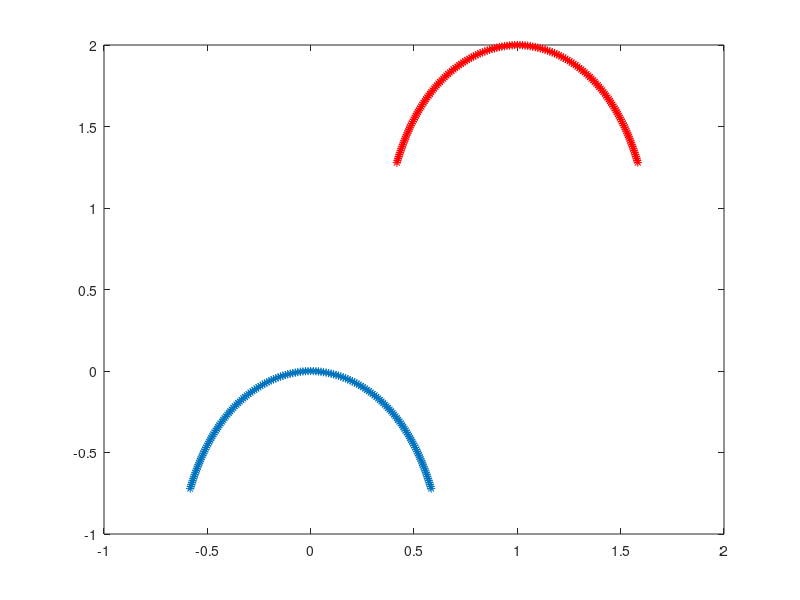

Write the MATLAB code that produced this figure.
%-------------------------------------------------------------------------------------------------------------------%
%
% IB2d is an Immersed Boundary Code (IB) for solving fully coupled non-linear 
% 	fluid-structure interaction models. This version of the code is based off of
%	Peskin's Immersed Boundary Method Paper in Acta Numerica, 2002.
%
% Author: Nicholas A. Battista
% Email:  nick.battista@unc.edu
% Date Created: May 27th, 2015
% Institution: UNC-CH
%
% This code is capable of creating Lagrangian Structures using:
% 	1. Springs
% 	2. Beams (*torsional springs)
% 	3. Target Points
%	4. Muscle-Model (combined Force-Length-Velocity model, "HIll+(Length-Tension)")
%
% One is able to update those Lagrangian Structure parameters, e.g., spring constants, resting %%	lengths, etc
% 
% There are a number of built in Examples, mostly used for teaching purposes. 
% 
% If you would like us to add a specific muscle model, please let Nick (nick.battista@unc.edu) know.
%
%--------------------------------------------------------------------------------------------------------------------%


%%%%%%%%%%%%%%%%%%%%%%%%%%%%%%%%%%%%%%%%%%%%%%%%%%%%%%%%%%%%%%%%%%%%%%%%%%%%%%%%
%
% FUNCTION: creates the JELLYFISH-EXAMPLE geometry and prints associated input files
%
%%%%%%%%%%%%%%%%%%%%%%%%%%%%%%%%%%%%%%%%%%%%%%%%%%%%%%%%%%%%%%%%%%%%%%%%%%%%%%%%

function Jellyfish_Geometry()

% FLUID GRID PARAMETERS %
L = 8;                              % Length of computational domain (m)
N = 256;                            % # of Cartesian grid meshwidths
dx = L/N;                           % Cartesian mesh width (m)

% Construct Geometry
[xLag,yLag,ds] = give_Me_Immsersed_Boundary_Geometry(N,L);
plot(xLag,yLag,'*'); hold on;

% Translate Geometry
xLag = xLag + L/8;
yLag = yLag + L/4;
plot(xLag,yLag,'r*'); hold on;
  
% NAMING CONVENTION FOR SIMULATION 
struct_name = 'jelly';      % structure name


%
% PRINT INPUT FILES (.vertex, .spring, .beam, etc) %
%

% print vertices
print_Lagrangian_Vertices(xLag,yLag,struct_name);

% print springs
k_Spring = 100*1.2750000000000000e+07;   % spring constant (Newton)
print_Lagrangian_Springs(xLag,k_Spring,ds,struct_name);

% print beams
k_Beam = 3.5*1.0363359375000002e+13;   % beam stiffness constant (Newton m^2) %5.1816796875000010e+12
print_Lagrangian_nonInv_Beams(xLag,yLag,k_Beam,struct_name);




%%%%%%%%%%%%%%%%%%%%%%%%%%%%%%%%%%%%%%%%%%%%%%%%%%%%%%%%%%%%%%%%%%%%%%%%
%
% FUNCTION: prints VERTEX points to a file called rubberband.vertex
%
%%%%%%%%%%%%%%%%%%%%%%%%%%%%%%%%%%%%%%%%%%%%%%%%%%%%%%%%%%%%%%%%%%%%%%%%

function print_Lagrangian_Vertices(xLag,yLag,struct_name)

    N = length(xLag);

    vertex_fid = fopen([struct_name '.vertex'], 'w');

    fprintf(vertex_fid, '%d\n', N );

    %Loops over all Lagrangian Pts.
    for s = 1:N
        X_v = xLag(s);
        Y_v = yLag(s);
        fprintf(vertex_fid, '%1.16e %1.16e\n', X_v, Y_v);
    end

    fclose(vertex_fid); 

    
%%%%%%%%%%%%%%%%%%%%%%%%%%%%%%%%%%%%%%%%%%%%%%%%%%%%%%%%%%%%%%%%%%%%%%%%
%
% FUNCTION: prints SPRING points to a file called rubberband.spring
%
%%%%%%%%%%%%%%%%%%%%%%%%%%%%%%%%%%%%%%%%%%%%%%%%%%%%%%%%%%%%%%%%%%%%%%%%

function print_Lagrangian_Springs(xLag,k_Spring,ds_Rest,struct_name)

    N = length(xLag);

    spring_fid = fopen([struct_name '.spring'], 'w');

    fprintf(spring_fid, '%d\n', N-1 );

    %spring_force = kappa_spring*ds/(ds^2);

    % SPRINGS BETWEEN VERTICES ON RHS
    for s = 1:ceil(N/2)
            if s <= floor(N/2)         
                fprintf(spring_fid, '%d %d %1.16e %1.16e\n', s, s+1, k_Spring, ds_Rest);  
            elseif s == ceil(N/2)
                fprintf(spring_fid, '%d %d %1.16e %1.16e\n', 1, ceil(N/2)+1, k_Spring, ds_Rest);  
            end
    end
    
    % SPRINGS BETWEEN VERTICES ON LHS
    for s=1:floor(N/2)-1
                s1 = ceil(N/2)+s;
                s2 = ceil(N/2)+s+1;
                fprintf(spring_fid, '%d %d %1.16e %1.16e\n', s1, s2, k_Spring, ds_Rest);  
    end
    fclose(spring_fid); 
    
 
%%%%%%%%%%%%%%%%%%%%%%%%%%%%%%%%%%%%%%%%%%%%%%%%%%%%%%%%%%%%%%%%%%%%%%%%%%%%%%%%%%%%%
%
% FUNCTION: prints BEAM (NON-INVARIANT) points to a file called rubberband.nonInv_beam
%
%%%%%%%%%%%%%%%%%%%%%%%%%%%%%%%%%%%%%%%%%%%%%%%%%%%%%%%%%%%%%%%%%%%%%%%%%%%%%%%%%%%%%

function print_Lagrangian_nonInv_Beams(xLag,yLag,k_Beam,struct_name)

    % k_Beam: beam stiffness
    % Cx/Cy:  beam curvatures in x/y respestively
    
    N = length(xLag); % NOTE: Total number of beams = Number of Total Lag Pts. - 2

    beam_fid = fopen([struct_name '.nonInv_beam'], 'w');

    fprintf(beam_fid, '%d\n', N-2 );

    % beam_force = kappa_beam*ds/(ds^4)
    
    %BEAMS BETWEEN VERTICES ON RHS
    for s = 1:ceil(N/2)+1
            if s <= floor(N/2)-1  
                Cx = xLag(s) - 2*xLag(s+1) + xLag(s+2);
                Cy = yLag(s) - 2*yLag(s+1) + yLag(s+2);
                fprintf(beam_fid, '%d %d %d %1.16e %1.16e %1.16e\n', s,s+1,s+2, k_Beam, Cx, Cy);  
            elseif s == ceil(N/2)
                Cx = xLag(ceil(N/2)+1) - 2*xLag(1) + xLag(2);
                Cy = yLag(ceil(N/2)+1) - 2*yLag(1) + yLag(2);
                fprintf(beam_fid, '%d %d %d %1.16e %1.16e %1.16e\n', ceil(N/2)+1,1,2, k_Beam, Cx,Cy);  
            elseif s == ceil(N/2)+1
                Cx = xLag(ceil(N/2)+2) - 2*xLag( ceil(N/2)+1 ) + xLag(1);
                Cy = yLag(ceil(N/2)+2) - 2*yLag( ceil(N/2)+1 ) + yLag(1);
                fprintf(beam_fid, '%d %d %d %1.16e %1.16e %1.16e\n', ceil(N/2)+2,ceil(N/2)+1,1, k_Beam, Cx,Cy);  
            end
    end
    
    % BEAMS BETWEEN VERTICES ON LHS
    for s=1:floor(N/2)-2
                s1 = ceil(N/2)+s;
                s2 = ceil(N/2)+s+1;
                s3 = ceil(N/2)+s+2;
                Cx = xLag(s3) - 2*xLag(s2) + xLag(s1);
                Cy = yLag(s3) - 2*yLag(s2) + yLag(s1);
                fprintf(beam_fid, '%d %d %d %1.16e %1.16e %1.16e\n', s3, s2, s1, k_Beam, Cx, Cy);  
    end
    fclose(beam_fid); 
    

%%%%%%%%%%%%%%%%%%%%%%%%%%%%%%%%%%%%%%%%%%%%%%%%%%%%%%%%%%%%%%%%%%%%%%%%
%
% FUNCTION: creates the Lagrangian structure geometry
%
%%%%%%%%%%%%%%%%%%%%%%%%%%%%%%%%%%%%%%%%%%%%%%%%%%%%%%%%%%%%%%%%%%%%%%%%

function [xLag,yLag,ds] = give_Me_Immsersed_Boundary_Geometry(N,L)


% JELLYFISH GEOMETRY PARAMETERS %

bell_length = 2;                    % bell length (m)
npts_bell = ceil(2.5*(bell_length/L)*N); % number of points along the length of the entire bell
npts_circ = 1;                    %number of points along the circumference (=1 for 2D)
npts = npts_bell*npts_circ;	      % total number points 
ds = bell_length/(npts_bell-1);   % mesh spacing along the length of bell (m)
Zs = 0;                          %distance to top of bell (m)
xb = zeros(npts);                 %holds resting positions to calculate curvatures
zb=zeros(npts);                   %holds resting positions to calculate curvatures

% Values to describe bell shape given in Alben, Peng and Miller %
betao = 0.5;
betam = 0.3;
to = 0.5;
t=0;
gamma = 1;

% Starting values
z = Zs;
r = 0;
x = 0;

% center line of jelly
xLag(1) = x;
yLag(1) = z;
zl=z;
rl=r;

%right side of bell
for s = 1:(ceil(npts_bell/2)-1)
    beta = betao+(betam-betao)*(t/to)^gamma;
    theta = -1.55*(1-exp(-(s)*ds/beta));
    z = zl + ds*sin(theta);
    r = rl + ds*cos(theta);
    x = r;
    zl=z;
    rl=r;
    xLag(s+1)=x;
    yLag(s+1)=z;
   %fprintf(vertex_fid, '%1.16e %1.16e\n', x, z);
end


% reinitialize values for centerline
z = Zs;
r = 0;
zl=z;
rl=r;


%left side of bell
for s = (ceil(npts_bell/2)):npts_bell-2
    s2=s-(ceil(npts_bell/2)-1);
    beta = betao+(betam-betao)*(t/to)^gamma;
    theta = -1.55*(1-exp(-(s2)*ds/beta));
    z = zl + ds*sin(theta);
    r = rl + ds*cos(theta);
    x = -1*r;
    zl=z;
    rl=r;
    xLag(s+1)=x;
    yLag(s+1)=z;
   %fprintf(vertex_fid, '%1.16e %1.16e\n', x, z);
end


% 
% %%%%%%%%%%%%%%%%%%%%%%%%%%%%%%%%%%%%%%%%%%%%%%%%%%%%%%%%%%%%%%%%%%%%%%%%%%%%%%%%
% 
% % Write out the beam information
%  beam_fid = fopen([mesh_name num2str(N) '.beam'], 'w');
%  
%  fprintf(beam_fid, '%d\n', npts-3);
%  
%  %right side of bell
%  for q = 0:npts_circ-1
%  for s = 0:(ceil(npts_bell/2)-3)
%     C1 = xb(s+1)+xb(s+3)-2*xb(s+2); 
%     C2 = zb(s+1)+zb(s+3)-2*zb(s+2); 
%     fprintf(beam_fid, '%d %d %d %1.16e %1.16e %1.16e\n', q*npts_circ+s, q*npts_circ+s+1, q*npts_circ+s+2, kappa_beam*ds/(ds^4), C1, C2);
%  end
%  
%  %top of bell
%     s=ceil(npts_bell/2);
%     C1 = xb(s+1)+xb(2)-2*xb(1); 
%     C2 = zb(s+1)+zb(2)-2*zb(1); 
%     fprintf(beam_fid, '%d %d %d %1.16e %1.16e %1.16e\n', q*npts_circ+s, q*npts_circ+0, q*npts_circ+1, kappa_beam*ds/(ds^4), C1, C2);
%     s=ceil(npts_bell/2)+1;
%     C1 = xb(s+1)+xb(1)-2*xb(s); 
%     C2 = zb(s+1)+zb(1)-2*zb(s); 
%     fprintf(beam_fid, '%d %d %d %1.16e %1.16e %1.16e\n', q*npts_circ+s, q*npts_circ+s-1, q*npts_circ+0, kappa_beam*ds/(ds^4), C1, C2);
%  
%  %left side of bell   
%  for s = ceil((npts_bell/2)+2):npts_bell-2
%     C1 = xb(s+1)+xb(s-1)-2*xb(s); 
%     C2 = zb(s+1)+zb(s-1)-2*zb(s); 
%     fprintf(beam_fid, '%d %d %d %1.16e %1.16e %1.16e\n', q*npts_circ+s, q*npts_circ+s-1, q*npts_circ+s-2, kappa_beam*ds/(ds^4), C1, C2);
%  end
%  end
% % 
% % 
%  fclose(beam_fid);
% 
